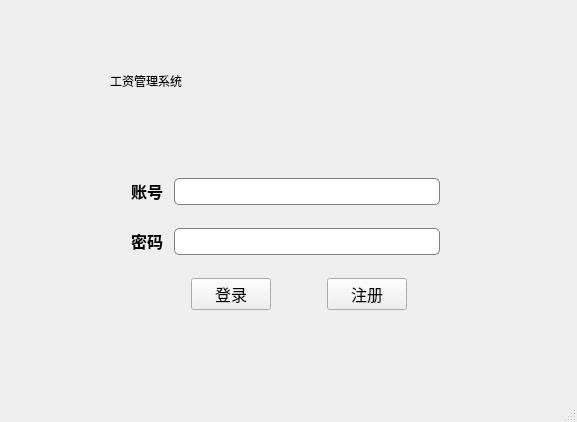
<?xml version="1.0" encoding="UTF-8"?>
<ui version="4.0">
 <class>MainWindow</class>
 <widget class="QMainWindow" name="MainWindow">
  <property name="geometry">
   <rect>
    <x>0</x>
    <y>0</y>
    <width>577</width>
    <height>422</height>
   </rect>
  </property>
  <property name="minimumSize">
   <size>
    <width>577</width>
    <height>422</height>
   </size>
  </property>
  <property name="maximumSize">
   <size>
    <width>577</width>
    <height>422</height>
   </size>
  </property>
  <property name="windowTitle">
   <string>MainWindow</string>
  </property>
  <property name="styleSheet">
   <string notr="true">color: rgb(255, 154, 38);
background-image: url(:/resource/photo/Resource/2.jpg);

</string>
  </property>
  <widget class="QWidget" name="centralWidget">
   <widget class="QLabel" name="label">
    <property name="geometry">
     <rect>
      <x>110</x>
      <y>50</y>
      <width>361</width>
      <height>61</height>
     </rect>
    </property>
    <property name="maximumSize">
     <size>
      <width>361</width>
      <height>16777215</height>
     </size>
    </property>
    <property name="styleSheet">
     <string notr="true">color: rgb(0, 0, 0);
font: 35pt &quot;新宋体&quot;;
</string>
    </property>
    <property name="text">
     <string>工资管理系统</string>
    </property>
   </widget>
   <widget class="QWidget" name="layoutWidget">
    <property name="geometry">
     <rect>
      <x>120</x>
      <y>150</y>
      <width>331</width>
      <height>191</height>
     </rect>
    </property>
    <property name="font">
     <font>
      <pointsize>14</pointsize>
     </font>
    </property>
    <layout class="QVBoxLayout" name="verticalLayout">
     <item>
      <layout class="QHBoxLayout" name="horizontalLayout">
       <item>
        <widget class="QLabel" name="label_2">
         <property name="font">
          <font>
           <family>仿宋</family>
           <pointsize>12</pointsize>
           <weight>50</weight>
           <italic>false</italic>
           <bold>false</bold>
          </font>
         </property>
         <property name="styleSheet">
          <string notr="true">color: rgb(0, 0, 0);
font: 12pt &quot;仿宋&quot;;</string>
         </property>
         <property name="text">
          <string>&lt;html&gt;&lt;head/&gt;&lt;body&gt;&lt;p&gt;&lt;span style=&quot; font-weight:600;&quot;&gt;账号  &lt;/span&gt;&lt;/p&gt;&lt;/body&gt;&lt;/html&gt;</string>
         </property>
         <property name="buddy">
          <cstring>LineEdit_accout</cstring>
         </property>
        </widget>
       </item>
       <item>
        <widget class="QLineEdit" name="LineEdit_accout">
         <property name="font">
          <font>
           <family>仿宋</family>
           <pointsize>12</pointsize>
           <weight>50</weight>
           <italic>false</italic>
           <bold>false</bold>
          </font>
         </property>
         <property name="toolTip">
          <string>&lt;html&gt;&lt;head/&gt;&lt;body&gt;&lt;p&gt;&lt;br/&gt;&lt;/p&gt;&lt;/body&gt;&lt;/html&gt;</string>
         </property>
         <property name="styleSheet">
          <string notr="true">border: 1px solid gray;border-radius:5px; 
padding: 0px 10px 0px 10px;
font: 12pt &quot;仿宋&quot;;
selection-background-color: darkgray;
</string>
         </property>
        </widget>
       </item>
      </layout>
     </item>
     <item>
      <layout class="QHBoxLayout" name="horizontalLayout_2">
       <item>
        <widget class="QLabel" name="label_3">
         <property name="font">
          <font>
           <family>仿宋</family>
           <pointsize>12</pointsize>
           <weight>50</weight>
           <italic>false</italic>
           <bold>false</bold>
          </font>
         </property>
         <property name="styleSheet">
          <string notr="true">color: rgb(0, 0, 0);
font: 12pt &quot;仿宋&quot;;</string>
         </property>
         <property name="text">
          <string>&lt;html&gt;&lt;head/&gt;&lt;body&gt;&lt;p&gt;&lt;span style=&quot; font-weight:600;&quot;&gt;密码  &lt;/span&gt;&lt;/p&gt;&lt;/body&gt;&lt;/html&gt;</string>
         </property>
         <property name="buddy">
          <cstring>LineEdit_password</cstring>
         </property>
        </widget>
       </item>
       <item>
        <widget class="QLineEdit" name="LineEdit_password">
         <property name="font">
          <font>
           <family>仿宋</family>
           <pointsize>12</pointsize>
           <weight>50</weight>
           <italic>false</italic>
           <bold>false</bold>
          </font>
         </property>
         <property name="styleSheet">
          <string notr="true">border: 1px solid gray;border-radius:5px; 
padding: 0px 10px 0px 10px;
font: 12pt &quot;仿宋&quot;;
selection-background-color: darkgray;
</string>
         </property>
         <property name="echoMode">
          <enum>QLineEdit::Password</enum>
         </property>
        </widget>
       </item>
      </layout>
     </item>
     <item>
      <layout class="QHBoxLayout" name="horizontalLayout_4">
       <item>
        <spacer name="horizontalSpacer">
         <property name="orientation">
          <enum>Qt::Horizontal</enum>
         </property>
         <property name="sizeHint" stdset="0">
          <size>
           <width>60</width>
           <height>20</height>
          </size>
         </property>
        </spacer>
       </item>
       <item>
        <widget class="QPushButton" name="pushButton_Login">
         <property name="font">
          <font>
           <family>仿宋</family>
           <pointsize>12</pointsize>
           <weight>50</weight>
           <italic>false</italic>
           <bold>false</bold>
          </font>
         </property>
         <property name="styleSheet">
          <string notr="true">color: rgb(0, 0, 0);
font: 12pt &quot;仿宋&quot;;</string>
         </property>
         <property name="text">
          <string>登录</string>
         </property>
        </widget>
       </item>
       <item>
        <spacer name="horizontalSpacer_2">
         <property name="font">
          <font>
           <pointsize>14</pointsize>
          </font>
         </property>
         <property name="orientation">
          <enum>Qt::Horizontal</enum>
         </property>
         <property name="sizeHint" stdset="0">
          <size>
           <width>50</width>
           <height>20</height>
          </size>
         </property>
        </spacer>
       </item>
       <item>
        <widget class="QPushButton" name="pushButton_Register">
         <property name="font">
          <font>
           <family>仿宋</family>
           <pointsize>12</pointsize>
           <weight>50</weight>
           <italic>false</italic>
           <bold>false</bold>
          </font>
         </property>
         <property name="styleSheet">
          <string notr="true">color: rgb(0, 0, 0);
font: 12pt &quot;仿宋&quot;;</string>
         </property>
         <property name="text">
          <string>注册</string>
         </property>
        </widget>
       </item>
       <item>
        <spacer name="horizontalSpacer_3">
         <property name="orientation">
          <enum>Qt::Horizontal</enum>
         </property>
         <property name="sizeHint" stdset="0">
          <size>
           <width>10</width>
           <height>20</height>
          </size>
         </property>
        </spacer>
       </item>
      </layout>
     </item>
    </layout>
   </widget>
  </widget>
  <widget class="QStatusBar" name="statusBar"/>
  <widget class="QMenuBar" name="menuBar">
   <property name="geometry">
    <rect>
     <x>0</x>
     <y>0</y>
     <width>577</width>
     <height>26</height>
    </rect>
   </property>
  </widget>
 </widget>
 <layoutdefault spacing="6" margin="11"/>
 <resources/>
 <connections/>
</ui>
